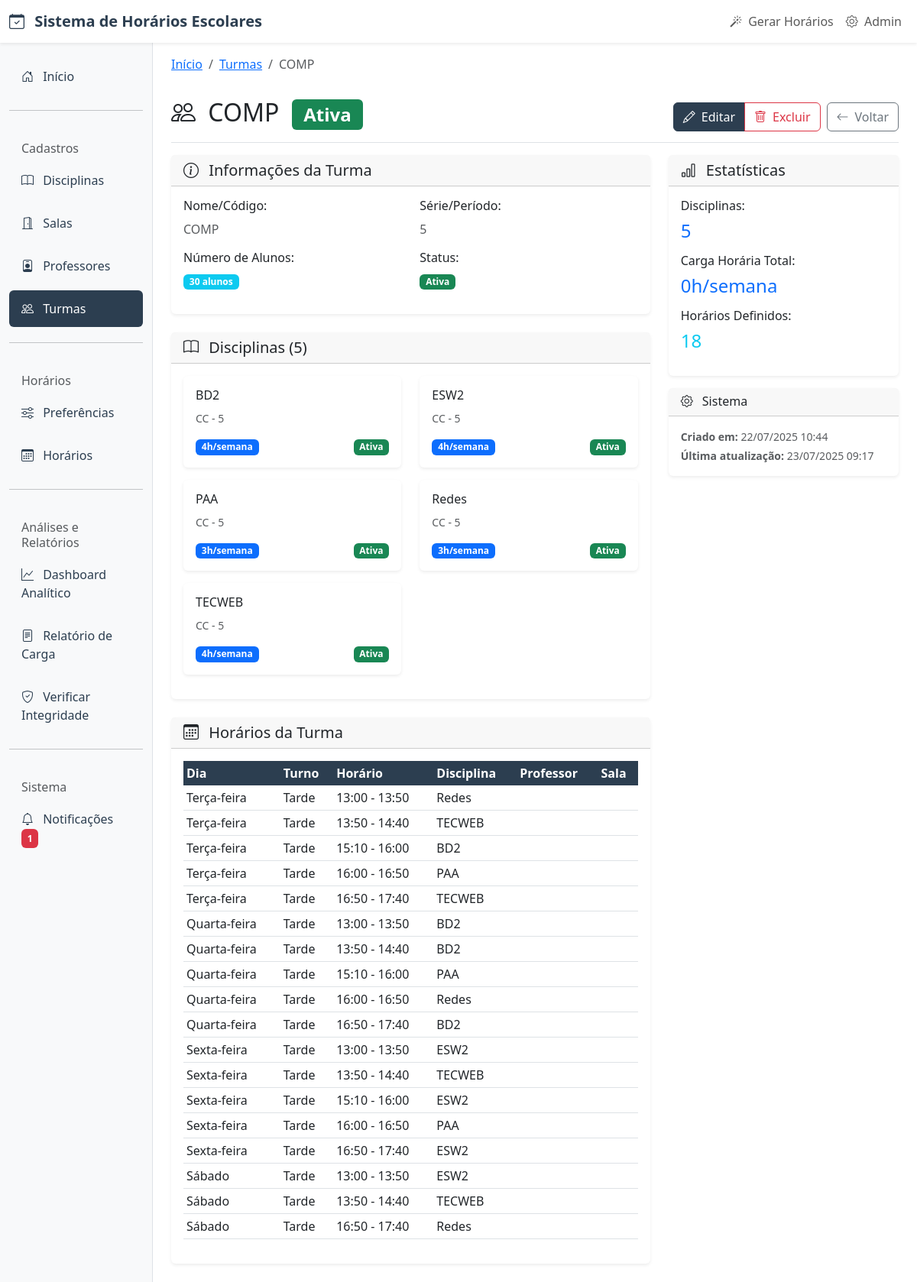
/turmas/3/, run on the app's committed database.
### core/models.py (models this page shows, shortened)
class Turma(models.Model):
    TURNOS_TURMA = [
        ('matutino', 'Matutino (Manhã)'),
        ('vespertino', 'Vespertino (Tarde)'),
        ('noturno', 'Noturno (Noite)'),
        ('integral', 'Integral (Manhã e Tarde)'),
        ('flexivel', 'Flexível (Qualquer Turno)'),
    ]
    nome_codigo = models.CharField(
        max_length=50,
        verbose_name="Nome/Código",
        help_text="Nome ou código identificador da turma"
    )
    serie_periodo = models.CharField(
        max_length=50,
        verbose_name="Série/Período",
        help_text="Série ou período da turma"
    )
    turno_turma = models.CharField(
        max_length=15,
        choices=TURNOS_TURMA,
        default='flexivel',
        verbose_name="Turno da Turma",
        help_text="Turno específico em que a turma estuda"
    )
    disciplinas = models.ManyToManyField(
        Disciplina,
        verbose_name="Disciplinas",
        help_text="Disciplinas cursadas pela turma",
        blank=True
    )
    numero_alunos = models.PositiveIntegerField(
        verbose_name="Número de Alunos",
        help_text="Quantidade de alunos na turma",
        validators=[MinValueValidator(1), MaxValueValidator(100)]
    )
    ativa = models.BooleanField(
        default=True,
        verbose_name="Ativa",
        help_text="Se a turma está ativa no sistema"
    )
    criado_em = models.DateTimeField(auto_now_add=True)
    atualizado_em = models.DateTimeField(auto_now=True)
    class Meta:
        verbose_name = "Turma"
        verbose_name_plural = "Turmas"
        ordering = ['nome_codigo']

class Disciplina(models.Model):
    nome = models.CharField(
        max_length=100,
        verbose_name="Nome da Disciplina",
        help_text="Nome completo da disciplina"
    )
    carga_horaria_semanal = models.PositiveIntegerField(
        verbose_name="Carga Horária Semanal",
        help_text="Número de aulas por semana",
        validators=[MinValueValidator(1), MaxValueValidator(20)]
    )
    curso_area = models.CharField(
        max_length=100,
        verbose_name="Curso/Área",
        help_text="Curso ou área da disciplina"
    )
    periodo_serie = models.CharField(
        max_length=50,
        verbose_name="Período/Série",
        help_text="Período ou série da disciplina"
    )
    ativa = models.BooleanField(
        default=True,
        verbose_name="Ativa",
        help_text="Se a disciplina está ativa no sistema"
    )
    criado_em = models.DateTimeField(auto_now_add=True)
    atualizado_em = models.DateTimeField(auto_now=True)
    class Meta:
        verbose_name = "Disciplina"
        verbose_name_plural = "Disciplinas"
        ordering = ['nome']

class Horario(models.Model):
    DIAS_SEMANA = [
        (0, 'Segunda-feira'),
        (1, 'Terça-feira'),
        (2, 'Quarta-feira'),
        (3, 'Quinta-feira'),
        (4, 'Sexta-feira'),
        (5, 'Sábado'),
        (6, 'Domingo'),
    ]
    TURNOS = [
        ('manha', 'Manhã'),
        ('tarde', 'Tarde'),
        ('noite', 'Noite'),
    ]
    turma = models.ForeignKey(
        Turma,
        on_delete=models.CASCADE,
        verbose_name="Turma",
        related_name="horarios"
    )
    disciplina = models.ForeignKey(
        Disciplina,
        on_delete=models.CASCADE,
        verbose_name="Disciplina",
        related_name="horarios"
    )
    professor = models.ForeignKey(
        Professor,
        on_delete=models.CASCADE,
        verbose_name="Professor",
        related_name="horarios"
    )
    sala = models.ForeignKey(
        Sala,
        on_delete=models.CASCADE,
        verbose_name="Sala",
        related_name="horarios"
    )
    periodo_letivo = models.ForeignKey(
        PeriodoLetivo,
        on_delete=models.CASCADE,
        verbose_name="Período Letivo",
        related_name="horarios",
        null=True,
        blank=True,
        help_text="Período letivo deste horário"
    )
    dia_semana = models.IntegerField(
        choices=DIAS_SEMANA,
        verbose_name="Dia da Semana"
    )
    turno = models.CharField(
        max_length=10,
        choices=TURNOS,
        verbose_name="Turno"
    )
    horario_inicio = models.TimeField(
        verbose_name="Horário de Início"
    )
    horario_fim = models.TimeField(
        verbose_name="Horário de Fim"
    )
    observacoes = models.TextField(
        verbose_name="Observações",
        blank=True,
        help_text="Observações sobre este horário específico"
    )
    ativo = models.BooleanField(
        default=True,
        verbose_name="Ativo",
        help_text="Se o horário está ativo"
    )
    criado_em = models.DateTimeField(auto_now_add=True)
    atualizado_em = models.DateTimeField(auto_now=True)
    class Meta:
        verbose_name = "Horário"
        verbose_name_plural = "Horários"
        ordering = ['dia_semana', 'horario_inicio']
        unique_together = [
            ['turma', 'dia_semana', 'horario_inicio', 'horario_fim', 'periodo_letivo'],
            ['professor', 'dia_semana', 'horario_inicio', 'horario_fim', 'periodo_letivo'],
            ['sala', 'dia_semana', 'horario_inicio', 'horario_fim', 'periodo_letivo'],
        ]

### core/views.py (the view)
# urls.py: path('turmas/<int:pk>/', views.TurmaDetailView.as_view(), name='turma_detail'),
class TurmaDetailView(DetailView):
    model = Turma
    template_name = 'core/turma_detail.html'
    context_object_name = 'object'

### core/templates/core/turma_detail.html (shortened to what this page needs)
{% extends 'core/base.html' %}
{% block breadcrumb %}
<nav aria-label="breadcrumb">
    <ol class="breadcrumb">
        <li class="breadcrumb-item"><a href="{% url 'core:home' %}">Início</a></li>
        <li class="breadcrumb-item"><a href="{% url 'core:turma_list' %}">Turmas</a></li>
        <li class="breadcrumb-item active">{{ object.nome_codigo }}</li>
    </ol>
</nav>
{% endblock %}
{% block content %}
<div class="fade-in">
    <div class="d-flex justify-content-between flex-wrap flex-md-nowrap align-items-center pt-3 pb-2 mb-3 border-bottom">
        <h1 class="h2">
            <i class="bi bi-people me-2"></i>
            {{ object.nome_codigo }}
            {% if object.ativa %}
                <span class="badge bg-success ms-2">Ativa</span>
            {% else %}
                <span class="badge bg-danger ms-2">Inativa</span>
            {% endif %}
        </h1>
        <div class="btn-toolbar mb-2 mb-md-0">
            <div class="btn-group me-2">
                <a href="{% url 'core:turma_update' object.pk %}" class="btn btn-primary">
                    <i class="bi bi-pencil me-2"></i>Editar
                </a>
                <a href="{% url 'core:turma_delete' object.pk %}" class="btn btn-outline-danger"
                   onclick="return confirm('Tem certeza que deseja excluir esta turma?')">
                    <i class="bi bi-trash me-2"></i>Excluir
                </a>
            </div>
            <a href="{% url 'core:turma_list' %}" class="btn btn-outline-secondary">
                <i class="bi bi-arrow-left me-2"></i>Voltar
            </a>
        </div>
    </div>
    <div class="row">
        <div class="col-lg-8">
            <div class="card">
                <div class="card-header">
                    <h5 class="card-title mb-0">
                        <i class="bi bi-info-circle me-2"></i>
                        Informações da Turma
                    </h5>
                </div>
                <div class="card-body">
                    <div class="row">
                        <div class="col-md-6">
                            <h6>Nome/Código:</h6>
                            <p class="text-muted">{{ object.nome_codigo }}</p>
                        </div>
                        <div class="col-md-6">
                            <h6>Série/Período:</h6>
                            <p class="text-muted">{{ object.serie_periodo }}</p>
                        </div>
                    </div>
                    <div class="row">
                        <div class="col-md-6">
                            <h6>Número de Alunos:</h6>
                            <p class="text-muted">
                                <span class="badge bg-info">{{ object.numero_alunos }} alunos</span>
                            </p>
                        </div>
                        <div class="col-md-6">
                            <h6>Status:</h6>
                            <p class="text-muted">
                                {% if object.ativa %}
                                    <span class="badge bg-success">Ativa</span>
                                {% else %}
                                    <span class="badge bg-danger">Inativa</span>
                                {% endif %}
                            </p>
                        </div>
                    </div>
                </div>
            </div>
            <div class="card mt-4">
                <div class="card-header">
                    <h5 class="card-title mb-0">
                        <i class="bi bi-book me-2"></i>
                        Disciplinas ({{ object.disciplinas.count }})
                    </h5>
                </div>
                <div class="card-body">
                    {% if object.disciplinas.exists %}
                        <div class="row">
                            {% for disciplina in object.disciplinas.all %}
                            <div class="col-md-6 mb-3">
                                <div class="card">
                                    <div class="card-body p-3">
                                        <h6 class="card-title">{{ disciplina.nome }}</h6>
                                        <p class="card-text">
                                            <small class="text-muted">
                                                {{ disciplina.curso_area }} - {{ disciplina.periodo_serie }}
                                            </small>
                                        </p>
                                        <div class="d-flex justify-content-between align-items-center">
                                            <span class="badge bg-primary">{{ disciplina.carga_horaria_semanal }}h/semana</span>
                                            {% if disciplina.ativa %}
                                                <span class="badge bg-success">Ativa</span>
                                            {% else %}
                                                <span class="badge bg-danger">Inativa</span>
                                            {% endif %}
                                        </div>
                                    </div>
                                </div>
                            </div>
                            {% endfor %}
                        </div>
                    {% endif %}
                </div>
            </div>
            <div class="card mt-4">
                <div class="card-header">
                    <h5 class="card-title mb-0">
                        <i class="bi bi-calendar3 me-2"></i>
                        Horários da Turma
                    </h5>
                </div>
                <div class="card-body">
                    {% if object.horarios.exists %}
                        <div class="table-responsive">
                            <table class="table table-sm">
                                <thead>
                                    <tr>
                                        <th>Dia</th>
                                        <th>Turno</th>
                                        <th>Horário</th>
                                        <th>Disciplina</th>
                                        <th>Professor</th>
                                        <th>Sala</th>
                                    </tr>
                                </thead>
                                <tbody>
                                    {% for horario in object.horarios.all %}
                                    <tr>
                                        <td>{{ horario.get_dia_semana_display }}</td>
                                        <td>{{ horario.get_turno_display }}</td>
                                        <td>{{ horario.horario_inicio }} - {{ horario.horario_fim }}</td>
                                        <td>{{ horario.disciplina.nome }}</td>
                                        <td>{{ horario.professor.nome }}</td>
                                        <td>{{ horario.sala.nome }}</td>
                                    </tr>
                                    {% endfor %}
                                </tbody>
                            </table>
                        </div>
                    {% endif %}
                </div>
            </div>
        </div>
        <div class="col-lg-4">
            <div class="card">
                <div class="card-header">
                    <h5 class="card-title mb-0">
                        <i class="bi bi-bar-chart me-2"></i>
                        Estatísticas
                    </h5>
                </div>
                <div class="card-body">
                    <div class="mb-3">
                        <h6>Disciplinas:</h6>
                        <p class="h4 text-primary">{{ object.disciplinas.count }}</p>
                    </div>
                    <div class="mb-3">
                        <h6>Carga Horária Total:</h6>
                        {% with total_carga=0 %}
                            <p class="h4 text-primary">{{ total_carga }}h/semana</p>
                        {% endwith %}
                    </div>
                    <div class="mb-3">
                        <h6>Horários Definidos:</h6>
                        <p class="h4 text-info">{{ object.horarios.count }}</p>
                    </div>
                </div>
            </div>
            <div class="card mt-3">
                <div class="card-header">
                    <h6 class="card-title mb-0">
                        <i class="bi bi-gear me-2"></i>
                        Sistema
                    </h6>
                </div>
                <div class="card-body">
                    <small class="text-muted d-block mb-1">
                        <strong>Criado em:</strong> {{ object.criado_em|date:"d/m/Y H:i" }}
                    </small>
                    <small class="text-muted d-block">
                        <strong>Última atualização:</strong> {{ object.atualizado_em|date:"d/m/Y H:i" }}
                    </small>
                </div>
            </div>
        </div>
    </div>
</div>
{% endblock %}

### core/templates/core/base.html (style rules this page uses)
:root { --primary-color: #2c3e50; --secondary-color: #3498db; --success-color: #27ae60; --warning-color: #f39c12; --danger-color: #e74c3c; }
.card { border: none; box-shadow: 0 0.125rem 0.25rem rgba(0, 0, 0, 0.075); transition: all 0.3s ease; }
.btn-primary { background-color: var(--primary-color); border-color: var(--primary-color); }
.table th { background-color: var(--primary-color); color: white; border: none; }
.fade-in { animation: fadeIn 0.5s ease-in; }

### data on the page
Turma: nome_codigo "COMP", serie_periodo "5", numero_alunos "30", disciplinas.count "5", horarios.count "18", criado_em "22/07/2025 10:44", atualizado_em "23/07/2025 09:17"
Disciplina: nome "BD2", curso_area "CC", periodo_serie "5", carga_horaria_semanal "4", ativa "Ativa"
Disciplina: nome "ESW2", curso_area "CC", periodo_serie "5", carga_horaria_semanal "4", ativa "Ativa"
Disciplina: nome "PAA", curso_area "CC", periodo_serie "5", carga_horaria_semanal "3", ativa "Ativa"
Disciplina: nome "Redes", curso_area "CC", periodo_serie "5", carga_horaria_semanal "3", ativa "Ativa"
Disciplina: nome "TECWEB", curso_area "CC", periodo_serie "5", carga_horaria_semanal "4", ativa "Ativa"
Horario: dia_semana "Terça-feira", turno "Tarde", horario_inicio "13:00", horario_fim "13:50", disciplina.nome "Redes"
Horario: dia_semana "Terça-feira", turno "Tarde", horario_inicio "13:50", horario_fim "14:40", disciplina.nome "TECWEB"
Horario: dia_semana "Terça-feira", turno "Tarde", horario_inicio "15:10", horario_fim "16:00", disciplina.nome "BD2"
Horario: dia_semana "Terça-feira", turno "Tarde", horario_inicio "16:00", horario_fim "16:50", disciplina.nome "PAA"
Horario: dia_semana "Terça-feira", turno "Tarde", horario_inicio "16:50", horario_fim "17:40", disciplina.nome "TECWEB"
Horario: dia_semana "Quarta-feira", turno "Tarde", horario_inicio "13:00", horario_fim "13:50", disciplina.nome "BD2"
Horario: dia_semana "Quarta-feira", turno "Tarde", horario_inicio "13:50", horario_fim "14:40", disciplina.nome "BD2"
Horario: dia_semana "Quarta-feira", turno "Tarde", horario_inicio "15:10", horario_fim "16:00", disciplina.nome "PAA"
Horario: dia_semana "Quarta-feira", turno "Tarde", horario_inicio "16:00", horario_fim "16:50", disciplina.nome "Redes"
Horario: dia_semana "Quarta-feira", turno "Tarde", horario_inicio "16:50", horario_fim "17:40", disciplina.nome "BD2"
Horario: dia_semana "Sexta-feira", turno "Tarde", horario_inicio "13:00", horario_fim "13:50", disciplina.nome "ESW2"
Horario: dia_semana "Sexta-feira", turno "Tarde", horario_inicio "13:50", horario_fim "14:40", disciplina.nome "TECWEB"
Horario: dia_semana "Sexta-feira", turno "Tarde", horario_inicio "15:10", horario_fim "16:00", disciplina.nome "ESW2"
Horario: dia_semana "Sexta-feira", turno "Tarde", horario_inicio "16:00", horario_fim "16:50", disciplina.nome "PAA"
Horario: dia_semana "Sexta-feira", turno "Tarde", horario_inicio "16:50", horario_fim "17:40", disciplina.nome "ESW2"
Horario: dia_semana "Sábado", turno "Tarde", horario_inicio "13:00", horario_fim "13:50", disciplina.nome "ESW2"
Horario: dia_semana "Sábado", turno "Tarde", horario_inicio "13:50", horario_fim "14:40", disciplina.nome "TECWEB"
Horario: dia_semana "Sábado", turno "Tarde", horario_inicio "16:50", horario_fim "17:40", disciplina.nome "Redes"

### other printed values
{{ total_carga }} "0"
